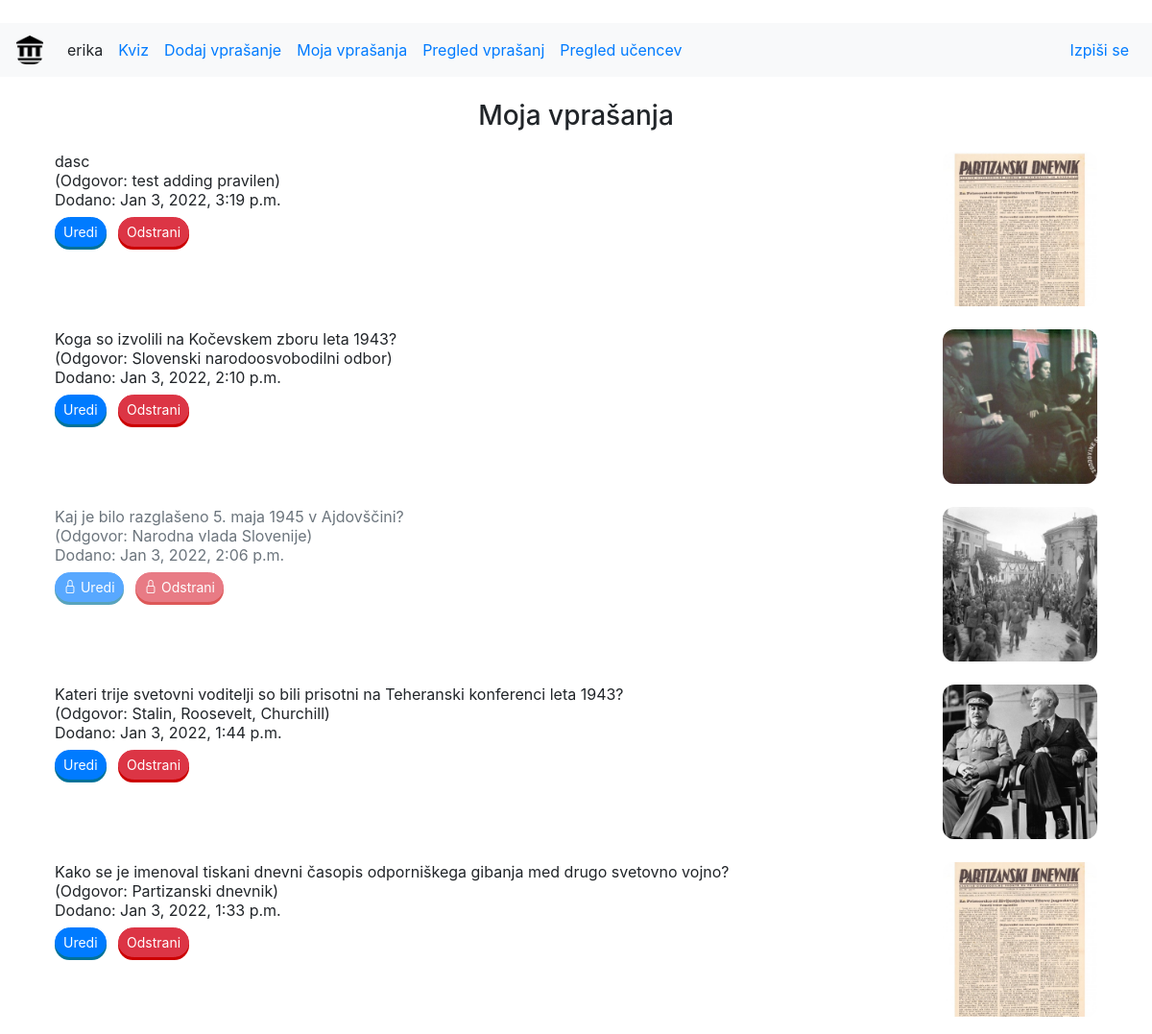
Before: /moja_vprasanja (signed in, upper part) with the older database file.
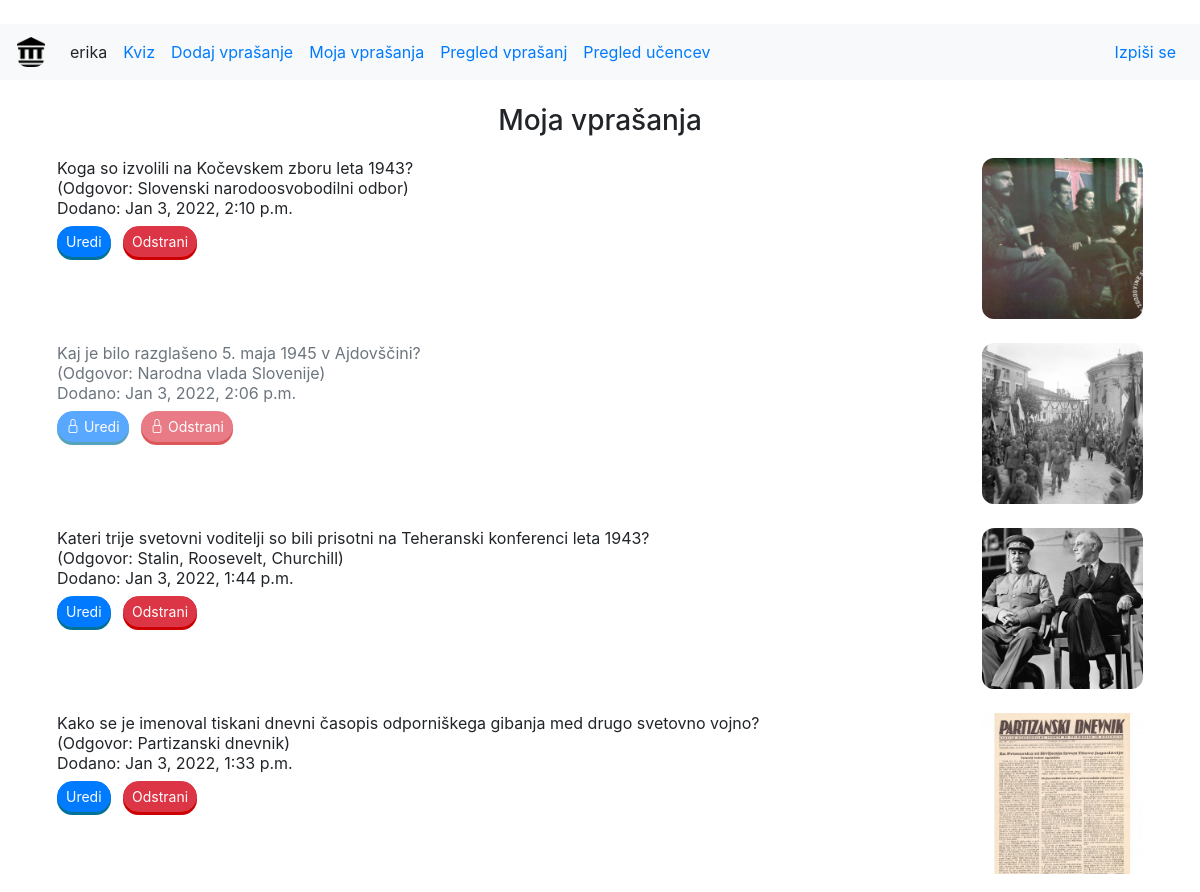
After: the same page with the newer database file.
### zgodovinakviz/models.py (models this page shows, shortened)
class Vprasanje(models.Model):
    author = models.ForeignKey(Uporabnik, on_delete=models.SET_NULL, null=True)
    vprasanje = models.CharField(max_length=1000)
    pravilen_odgovor = models.CharField(max_length=1000)
    napacen_odgovor_1 = models.CharField(max_length=1000)
    napacen_odgovor_2 = models.CharField(max_length=1000)
    namig = models.CharField(max_length=1000)
    slika = models.ForeignKey(Slika, on_delete=models.SET_NULL, null=True)
    slika_name = models.CharField(max_length=1000, default="")
    created_date = models.DateTimeField(default=timezone.now)
    published_date = models.DateTimeField(blank=True, null=True)
    locked = models.BooleanField(default=False)

class Slika(models.Model):
    slika = models.ImageField(upload_to='images/')

### zgodovinakviz/views.py (the view)
# urls.py: path('moja_vprasanja', views.moja_vprasanja, name='moja_vprasanja'),
@login_required
def moja_vprasanja(request):
    vprasanja = Vprasanje.objects.filter(author=Uporabnik.objects.get(user=request.user)).order_by('-created_date')
    return render(request, 'zgodovinakviz/questions_overview.html', {'vprasanja': vprasanja,
                                                                     'title': 'Moja vprašanja',
                                                                     'uporabnik': Uporabnik.objects.get(user=request.user)})

### zgodovinakviz/templates/zgodovinakviz/questions_overview.html (shortened to what this page needs)
{% extends 'zgodovinakviz/base.html' %}
{% block content %}
<div class="container mt-4">
    <h3 class="text-center">Moja vprašanja</h3>
    <table class="table table-borderless">
        <tbody>
            {% for v in vprasanja %}
            <tr>
                <td class="text-left col-9 col-lg-10 {% if v.locked %}text-muted{%endif%}">
                    {{v.vprasanje}}<br>
                    (Odgovor: {{v.pravilen_odgovor}})<br>
                    Dodano: {{v.created_date}}<br>
                    {% if v.locked or uporabnik.locked %}
                    <button class="btn btn-primary btn-sm mt-2" disabled><i class="bi bi-lock"></i> Uredi</button>
                    <button class="btn btn-danger btn-sm ml-2 mt-2" disabled><i class="bi bi-lock"></i> Odstrani</button>
                    {% else %}
                    <a role="button" href="{% url 'uredi' pk=v.pk %}" class="btn btn-primary btn-sm mt-2">Uredi</a>
                    <button data-toggle="modal" data-target="#modalDelete{{v.pk}}" class="btn btn-danger btn-sm ml-2 mt-2">Odstrani</button>
                    {% endif %}
                </td>
                <td class="text-right">
                    <img src="{{v.slika.slika.url}}" class="img-fluid">
                </td>
            </tr>
            {% endfor %}
        </tbody>
    </table>
</div>
{% endblock %}

Changed rows visible on the page:
removed Vprasanje: vprasanje "dasc", pravilen_odgovor "test adding pravilen", created_date "Jan 3, 2022, 3:19 p.m.", slika.slika (picture)
